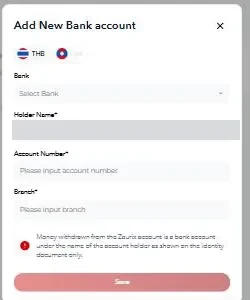
#> input picture eabull/assets/img/guides/eabull-deposit-add-bank-v1.webp, 250 x 300 px, given in place of go.png, which was not available
$ python guide-extra-images.py
#> lines starting #> are read from the running program, lines starting #| are printed output that depends on the picture; pictures that were not available may be replaced by others from this repository, and a replacement may not be noted
"""Guide images for the steps that had no screenshot, made from the EA WING shots already in the theme.

The owner asked on 29 Oct 2026 to fill the missing guide steps by converting the EA WING images
("เอาภาพของอีเอวิงก์มาแปลงแล้วใส่ได้เลย ต้องการแบบนี้เท่านั้น"):
  - open-mt5-account step 1: EA WING showed its own /go/ signup button, so the EA BULL version is the
    same step on eabull.com/go/ (captured from the live page by dev/tools/shot-element.mjs)
  - deposit steps 3 and 5: crops of the Zaurix Funds screenshots with a flat yellow frame on the field
  - how-to-install step 6: the toolbar's Algo Trading button and the EA name at the chart corner,
    two crops of the MT5 chart shot stacked (EA WING used its product dashboard here, which EA BULL
    does not have data for)
The deposit "check Balance" step stays without an image, as in EA WING.
Usage: py -3 -I dev/tools/guide-extra-images.py      (needs Node and Chrome for the /go/ capture)
"""
import subprocess
import sys
import tempfile
import time
from pathlib import Path

from PIL import Image, ImageDraw

sys.stdout.reconfigure(encoding='utf-8')

ROOT = Path(__file__).resolve().parents[2]
IMG = ROOT / 'eabull' / 'assets' / 'img'
ACCENT = (255, 204, 0)
BLACK = (10, 10, 10)


def frame(im, box, width=3):
    """Flat square highlight (brand yellow, no glow)."""
    draw = ImageDraw.Draw(im)
    x0, y0, x1, y1 = box
    for i in range(width):
        draw.rectangle((x0 - i, y0 - i, x1 + i, y1 + i), outline=ACCENT)
    return im


def save(im, rel):
    out = IMG / rel
    im.convert('RGB').save(out, quality=90, method=6)
    print(rel, im.size)


def go_signup():
    with tempfile.TemporaryDirectory() as tmp:
        png = Path(tmp) / 'go.png'
        url = f'https://eabull.com/go/?shot&nocache={int(time.time())}'
        subprocess.run(['node', str(ROOT / 'dev' / 'tools' / 'shot-element.mjs'), url, '.gostep', str(png), '480', '2', '16'], check=True)
#> (this line was passed over: subprocess is not available in this run)
        im = Image.open(png).convert('RGB')
#> im is the input picture: PIL image 250x300 RGB; mean R, G, B 239.8, 236.2, 236.7
        # drop the divider line under the step (the 16 px padding catches it)
        save(im.crop((0, 0, im.width, im.height - 38)), 'guides/eabull-go-zaurix-signup-v1.webp')
#> in save, `im.convert('RGB').save(out, quality=90, method=6)`:
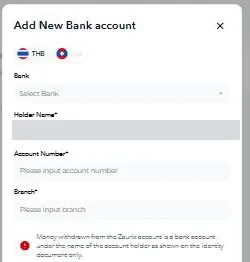
#> saved as eabull-go-zaurix-signup-v1.webp: PIL image 250x262 RGB; mean R, G, B 240.7, 241.2, 241.7
#| guides/eabull-go-zaurix-signup-v1.webp (250, 262)


def deposit_account():
    im = Image.open(IMG / 'guides' / 'eabull-deposit-form-v1.webp').convert('RGB')
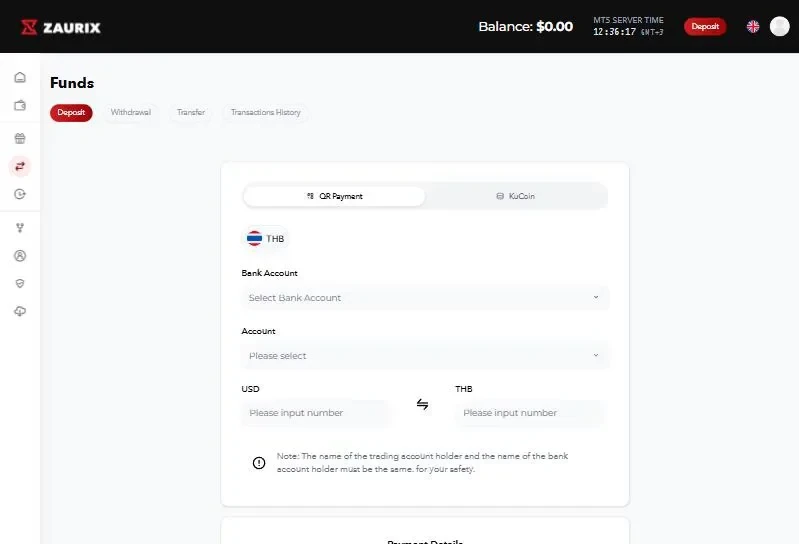
#> input picture eabull/assets/img/guides/eabull-deposit-form-v1.webp, 799 x 544 px
#> im is the input picture: PIL image 799x544 RGB; mean R, G, B 226.8, 227.5, 228.1
    im = im.crop((200, 170, 650, 480))
#> im: PIL image 450x310 RGB
    save(frame(im, (38, 154, 412, 202)), 'guides/eabull-deposit-trading-account-v1.webp')
#| guides/eabull-deposit-trading-account-v1.webp (450, 310)


def deposit_confirm():
    im = Image.open(IMG / 'guides' / 'eabull-deposit-payment-details-v1.webp').convert('RGB')
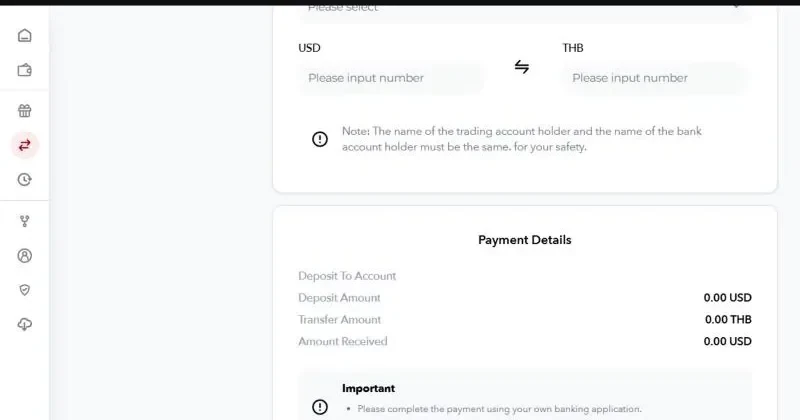
#> input picture eabull/assets/img/guides/eabull-deposit-payment-details-v1.webp, 800 x 420 px
#> im is the input picture: PIL image 800x420 RGB; mean R, G, B 245.8, 246.8, 247.2
    im = im.crop((250, 196, 800, 420))
#> im: PIL image 550x224 RGB
    save(frame(im, (40, 64, 518, 156)), 'guides/eabull-deposit-confirm-details-v1.webp')
#> in save (call 3), `im.convert('RGB').save(out, quality=90, method=6)`:
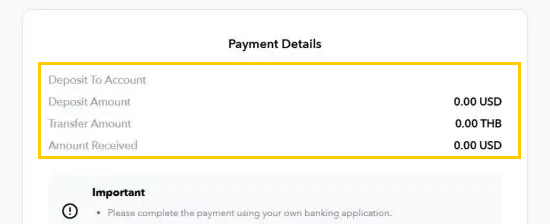
#> saved as eabull-deposit-confirm-details-v1.webp: PIL image 550x224 RGB; mean R, G, B 249, 248.3, 242.9
#| guides/eabull-deposit-confirm-details-v1.webp (550, 224)


def algo_and_corner():
    im = Image.open(IMG / 'install' / 'eabull-mt5-ea-on-chart-v2.webp').convert('RGB')
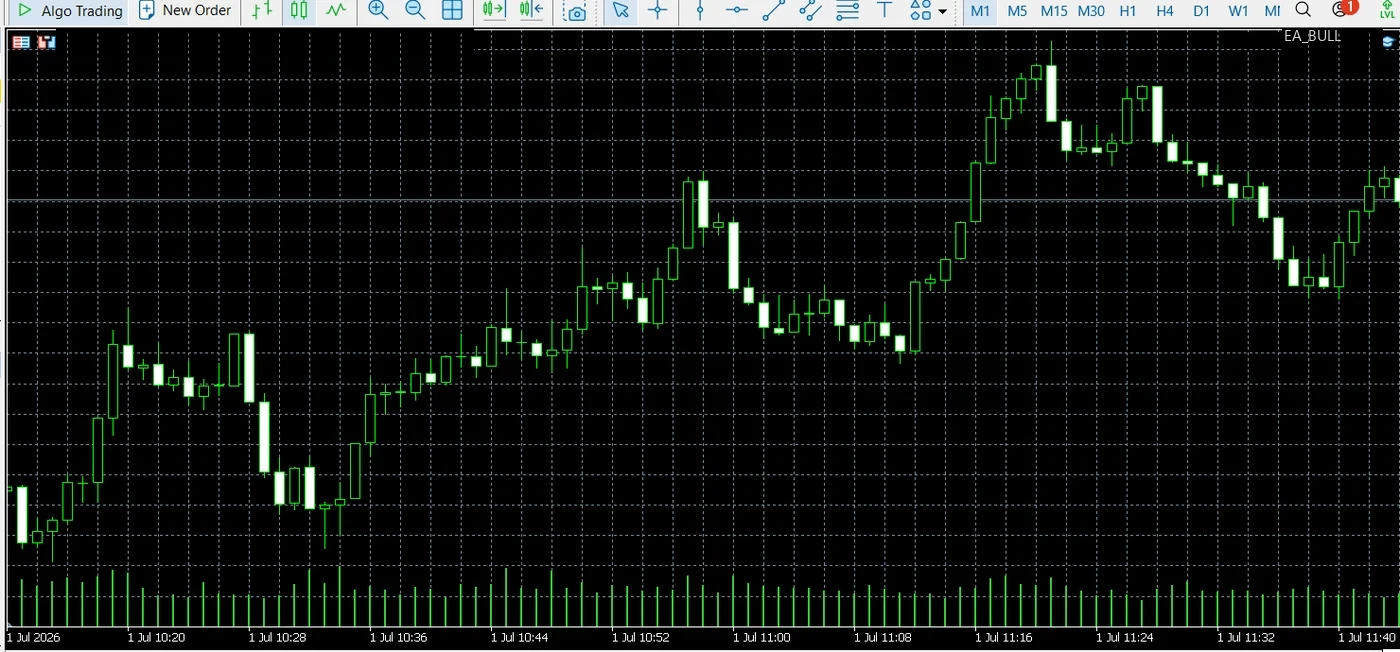
#> input picture eabull/assets/img/install/eabull-mt5-ea-on-chart-v2.webp, 1400 x 652 px
#> im is the input picture: PIL image 1400x652 RGB; mean R, G, B 20.2, 23.2, 21.1
    left = frame(im.crop((0, 0, 520, 150)), (3, 3, 130, 25))
    right = frame(im.crop((880, 0, 1400, 150)), (398, 28, 516, 52))
#> call 4 of frame, with box = (398, 28, 516, 52), width = 3
#> in frame (call 4), `draw = ImageDraw.Draw(im)`:
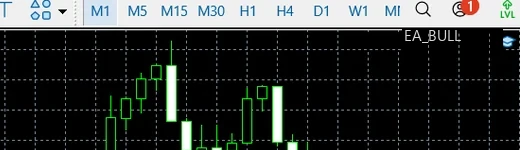
#> im: PIL image 520x150 RGB; mean R, G, B 51.6, 55, 53.4
    gap = 16
    out = Image.new('RGB', (520, 150 * 2 + gap), BLACK)
#> out: PIL image 520x316 RGB; every value is 10
    out.paste(left, (0, 0))
    out.paste(right, (0, 150 + gap))
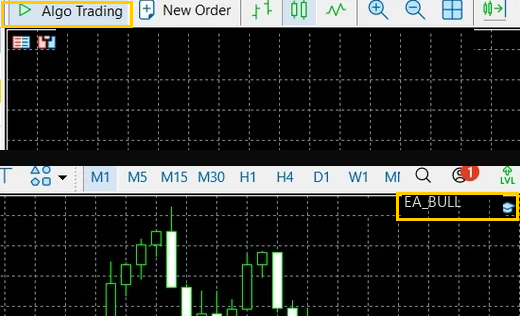
#> out: PIL image 520x316 RGB; mean R, G, B 48.1, 50.2, 47.4
    save(out, 'install/eabull-mt5-algo-on-ea-corner-v1.webp')
#| install/eabull-mt5-algo-on-ea-corner-v1.webp (520, 316)


if __name__ == '__main__':
    go_signup()
    deposit_account()
    deposit_confirm()
    algo_and_corner()
